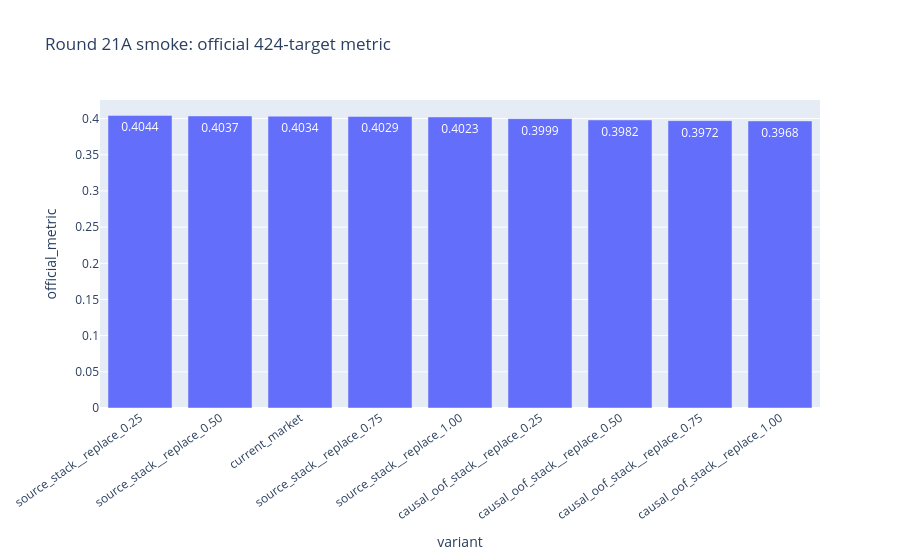

Notebook code cell kept with this figure:
### Code cell
fig = px.bar(
    score_table,
    x="variant",
    y="official_metric",
    title=f"Round 21A {MODE}: official 424-target metric",
    text_auto=".4f",
)
fig.update_layout(xaxis_tickangle=-35)
fig.show()

### Figure 1 — Plotly figure (JSON) as saved in the notebook; plotly's stock layout.template omitted (floating-point values rounded to 4 significant figures)
{"data": [{"hovertemplate": "variant=%{x}<br>official_metric=%{y}<extra></extra>", "legendgroup": "", "marker": {"color": "#636efa", "pattern": {"shape": ""}}, "name": "", "orientation": "v", "showlegend": false, "textposition": "auto", "texttemplate": "%{y:.4f}", "type": "bar", "x": ["source_stack__replace_0.25", "source_stack__replace_0.50", "current_market", "source_stack__replace_0.75", "source_stack__replace_1.00", "causal_oof_stack__replace_0.25", "causal_oof_stack__replace_0.50", "causal_oof_stack__replace_0.75", "causal_oof_stack__replace_1.00"], "xaxis": "x", "y": [0.4044, 0.4037, 0.4034, 0.4029, 0.4023, 0.3999, 0.3982, 0.3972, 0.3968], "yaxis": "y"}], "layout": {"barmode": "relative", "legend": {"tracegroupgap": 0}, "title": {"text": "Round 21A smoke: official 424-target metric"}, "xaxis": {"anchor": "y", "domain": [0.0, 1.0], "tickangle": -35, "title": {"text": "variant"}}, "yaxis": {"anchor": "x", "domain": [0.0, 1.0], "title": {"text": "official_metric"}}}}
